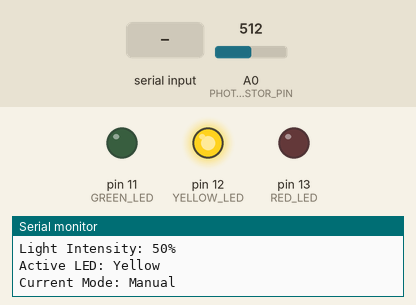
Simulated run of this sketch. Board: Arduino Uno, built with avr-gcc and run on an emulated ATmega328P. Shown: output pins drawn as LEDs (lit = HIGH), the last lines printed to the serial monitor. Inputs (shaded band) come from the test bench; at power-on: A0 (PHOTORESISTOR_PIN) = 512.

Above: at 1.2 s.
1.3 s: A0 (PHOTORESISTOR_PIN) set to 431
3.2 s: A0 (PHOTORESISTOR_PIN) set to 405
At 4.5 s:
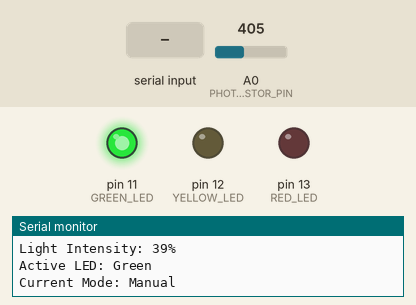
5.5 s: A0 (PHOTORESISTOR_PIN) set to 900
At 6.4 s:
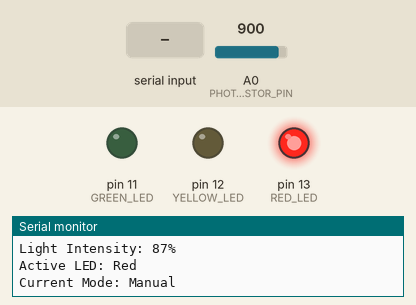
10.8 s: "MODE MANUAL\n" received over Serial
12.9 s: A0 (PHOTORESISTOR_PIN) set to 741
15.6 s: A0 (PHOTORESISTOR_PIN) set to 708
At 17.3 s:
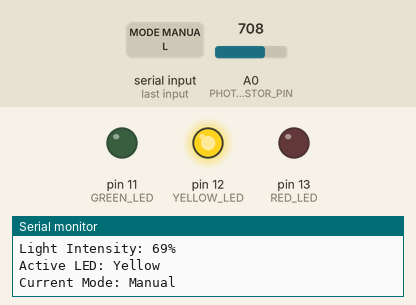
Timing chart, 0 to 18.8 s (numbered marks = the images above; inputs shaded):
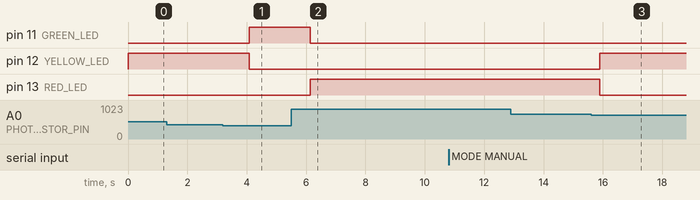

The sketch:

MidtermLabExam.ino
```cpp
const int PHOTORESISTOR_PIN = A0;
const int GREEN_LED = 11;
const int YELLOW_LED = 12;
const int RED_LED = 13;

int lowThreshold = 40;
int highThreshold = 70;

bool automaticMode = false;
String inputCommand = "";

void setup() {
  pinMode(GREEN_LED, OUTPUT);
  pinMode(YELLOW_LED, OUTPUT);
  pinMode(RED_LED, OUTPUT);

  Serial.begin(9600);
}

void loop() {
  int sensorValue = analogRead(PHOTORESISTOR_PIN);
  int lightPercent = map(sensorValue, 0, 1023, 0, 100);
  String environment = "N/A";
  String activeLED = "";

  //Automatic
  if (automaticMode) {
  if (lightPercent <= 40) {
    environment = "Cloudy";
    activateLED(GREEN_LED);
    activeLED = "Green";
  }
  else if (lightPercent <= 70) {
    environment = "Clear";
    activateLED(YELLOW_LED);
    activeLED = "Yellow";
  }
  else {
    environment = "Clear";
    activateLED(RED_LED);
    activeLED = "Red";
  }
} else {
  // manual mode using thresholds
  if (lightPercent <= lowThreshold) {
    activateLED(GREEN_LED);
    activeLED = "Green";
  }
  else if (lightPercent <= highThreshold) {
    activateLED(YELLOW_LED);
    activeLED = "Yellow";
  }
  else {
    activateLED(RED_LED);
    activeLED = "Red";
  }
}


  Serial.println("------------------------------------------");
  Serial.print("Light Intensity: ");
  Serial.print(lightPercent);
  Serial.println("%");
  Serial.print("Active LED: ");
  Serial.println(activeLED);


  if (automaticMode) {
    Serial.println("Current Mode: Automatic");
    Serial.print("Environment: ");
    Serial.println(environment);
  } else {
    Serial.println("Current Mode: Manual");
  }

  readSerialCommands();
  delay(1000);
}

void activateLED(int ledPin) {
  digitalWrite(GREEN_LED, LOW);
  digitalWrite(YELLOW_LED, LOW);
  digitalWrite(RED_LED, LOW);
  digitalWrite(ledPin, HIGH);
}

void readSerialCommands() {
  String serial_input = Serial.readStringUntil('\n');
  serial_input.trim();
  if (serial_input.length() == 0) return;
  serial_input.toUpperCase();
  processCommand(serial_input);
}

void processCommand(String cmd) {
  if (cmd == "MODE AUTO") {
    automaticMode = true;
    Serial.println("Switched to AUTOMATIC mode.");
    return;
  }

  if (cmd == "MODE MANUAL") {
    automaticMode = false;
    Serial.println("Switched to MANUAL mode.");
    return;
  }

  if (cmd.startsWith("SET LOW ")) {
    if (automaticMode) {
      Serial.println("Error: Wrong command");
      return;
    }
    int val = cmd.substring(8).toInt();
    if (val >= 0 && val <= 100 && val < highThreshold) {
      lowThreshold = val;
      Serial.print("Low threshold set to ");
      Serial.print(val);
      Serial.println("%");
    } else {
      Serial.println("Error: Wrong command");
    }
    return;
  }

  if (cmd.startsWith("SET HIGH ")) {
    if (automaticMode) {
      Serial.println("Error: Wrong command");
      return;
    }
    int val = cmd.substring(9).toInt();
    if (val >= 0 && val <= 100 && val > lowThreshold) {
      highThreshold = val;
      Serial.print("High threshold set to ");
      Serial.print(val);
      Serial.println("%");
    } else {
      Serial.println("Error: Wrong command");
    }
    return;
  }

  Serial.println("Error: Wrong command");
}
```

Measured:
- the behaviour switches between 420 and 419 on A0 (PHOTORESISTOR_PIN) (found by bisection; images 0 and 1)
- the behaviour switches between 727 and 726 on A0 (PHOTORESISTOR_PIN) (found by bisection; images 2 and 3)
- after the input at 3.2 s, pin 11 (GREEN_LED): LOW → HIGH after 0.89 s; pin 12 (YELLOW_LED): HIGH → LOW after 0.89 s
- after the input at 5.5 s, pin 11 (GREEN_LED): HIGH → LOW after 0.63 s; pin 13 (RED_LED): LOW → HIGH after 0.63 s
- after the input at 15.6 s, pin 12 (YELLOW_LED): LOW → HIGH after 0.29 s; pin 13 (RED_LED): HIGH → LOW after 0.29 s
